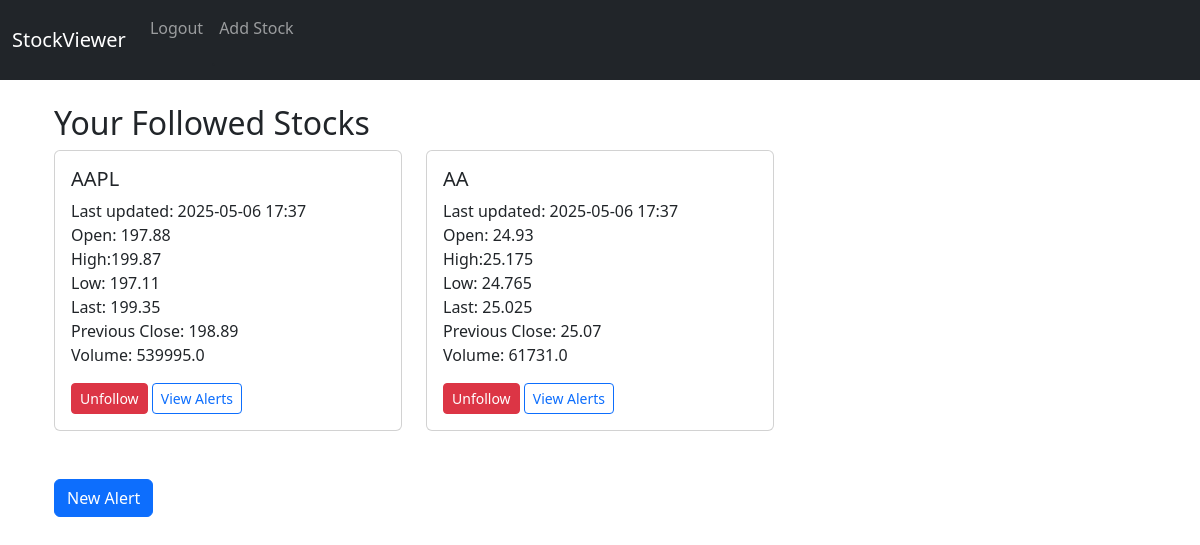
The app's page / (signed in), older data.
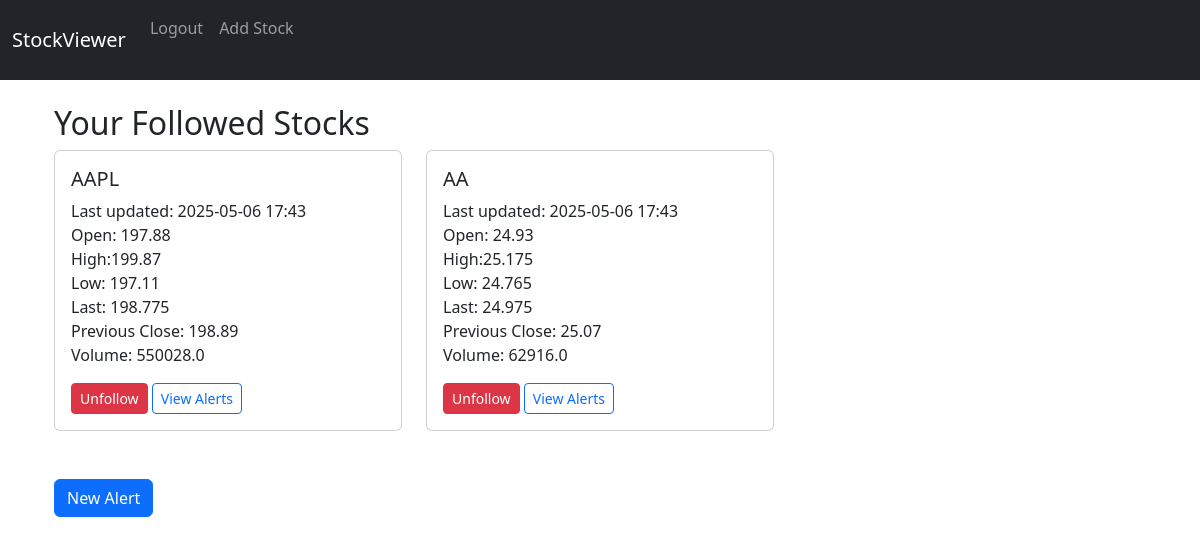
The same page, newer data.
### portfolio/models.py (models this page shows, shortened)
class Stocks_followed(models.Model):
    user = models.ForeignKey(settings.AUTH_USER_MODEL,
                             on_delete=models.CASCADE,
                             related_name='stocks_followed')
    ticker = models.CharField(max_length=10)
    timestamp = models.DateTimeField()
    open = models.FloatField(null=True, blank=True)
    high = models.FloatField(null=True, blank=True)
    low = models.FloatField(null=True, blank=True)
    mid = models.FloatField(null=True, blank=True)
    tngolast = models.FloatField(null=True, blank=True)
    prevClose = models.FloatField(null=True, blank=True)
    volume = models.FloatField(null=True, blank=True)
    class Meta:
        constraints = [
            models.UniqueConstraint(fields=['user', 'ticker'],
                                    name='unique_user_ticker')
        ]

### proj/views.py (the view)
# urls.py: path('', views.home, name = 'home'),
def home(request):
    print(request.user.is_authenticated)
    if not request.user.is_authenticated:
        redirect('login')
    if request.method == 'POST':
        usernam        # Authenticatee = request.POST.get('username')
        password = request.POST.get('password')
        user = authenticate(request, username=username, password=password)
        if user is not None:
            login(request, user)
            messages.success(request, "You Have Been Logged In!")
            return redirect('home')
        else:
            messages.error(request, "There Was An Error Logging In, Please Try Again...")
            return redirect('home')
    else:
        if request.user.is_authenticated:
            stocks = request.user.stocks_followed.all().prefetch_related('alert_rules')
            return render(request, 'home.html', {'stocks': stocks,})
        else:
            return render(request, 'home.html', {})

### templates/home.html (shortened to what this page needs)
{% extends "base.html" %}
{% block content %}
{% if user.is_authenticated %}
<div class="container mt-4">
  <h2>Your Followed Stocks</h2>
  {% if stocks %}
    <div class="row">
      {% for sf in stocks %}
        <div class="col-md-4 mb-4">
          <div class="card h-100">
            <div class="card-body d-flex flex-column">
              <h5 class="card-title">{{ sf.ticker }}</h5>
              <p class="card-text mb-3">
                Last updated: {{ sf.timestamp|date:"Y-m-d H:i" }}<br/>
                Open: {{ sf.open}}<br/>
                High:{{ sf.high}}<br/>
                Low: {{ sf.low}}<br/>
                Last: {{sf.tngolast}}<br/>
                Previous Close: {{sf.prevClose}}<br/>
                Volume: {{sf.volume}}<br/>
              </p>
              <div class="mt-auto">
                <form
                  method="post"
                  action="{% url 'stock-delete' sf.pk %}"
                  style="display:inline"
                >
                  <button class="btn btn-sm btn-danger">
                    Unfollow
                  </button>
                </form>
                <button
                  class="btn btn-sm btn-outline-primary"
                  type="button"
                  data-bs-toggle="collapse"
                  data-bs-target="#alerts-{{ sf.pk }}"
                  aria-expanded="false"
                  aria-controls="alerts-{{ sf.pk }}"
                >
                  View Alerts
                </button>
              </div>
            </div>
          </div>
        </div>
      {% endfor %}
    </div>
  {% else %}
    <p>You’re not following any stocks yet.
       <a href="{% url 'follow-stock' %}">Add one now</a>.
    </p>
  {% endif %}
  <div class="mt-4">
    <a href="{% url 'alert-create' %}" class="btn btn-primary">
      New Alert
    </a>
  </div>
</div>
{% endif%}
{% endblock %}

### templates/base.html (shortened to what this page needs)
<!doctype html>
<html lang="en">
  <head>
    <link
      href="https://cdn.jsdelivr.net/npm/bootstrap@5.3.5/dist/css/bootstrap.min.css"
      rel="stylesheet"
    >
  </head>
  <body>
    {% include 'navbar.html' %}
    <div class="container mt-4">
      {% block content %}{% endblock %}
    </div>
  </body>
</html>

### templates/navbar.html (shortened to what this page needs)
<nav class="navbar navbar-expand-lg navbar-dark bg-dark">
    <div class="container-fluid">
      <a class="navbar-brand" href="{%url 'home'%}">StockViewer</a>
      <div class="collapse navbar-collapse" id="navbarSupportedContent">
        <ul class="navbar-nav me-auto mb-2 mb-lg-0">
          {% if user.is_authenticated %}
          <li class="nav-item">
            <a class="nav-link" href="{% url 'logout' %}">Logout</a>
          </li>
          <li class="nav-item">
            <a class="nav-link" href="{% url 'follow-stock' %}">Add Stock</a>.
          </li>
          {% endif%}
        </ul>
      </div>
    </div>
  </nav>

Row changes from the older to the newer data that the page shows:
changed Stocks_followed "AAPL": timestamp "2025-05-06 17:37" → "2025-05-06 17:43"; tngolast "199.35" → "198.775"; volume "539995.0" → "550028.0"
changed Stocks_followed "AA": timestamp "2025-05-06 17:37" → "2025-05-06 17:43"; tngolast "25.025" → "24.975"; volume "61731.0" → "62916.0"
